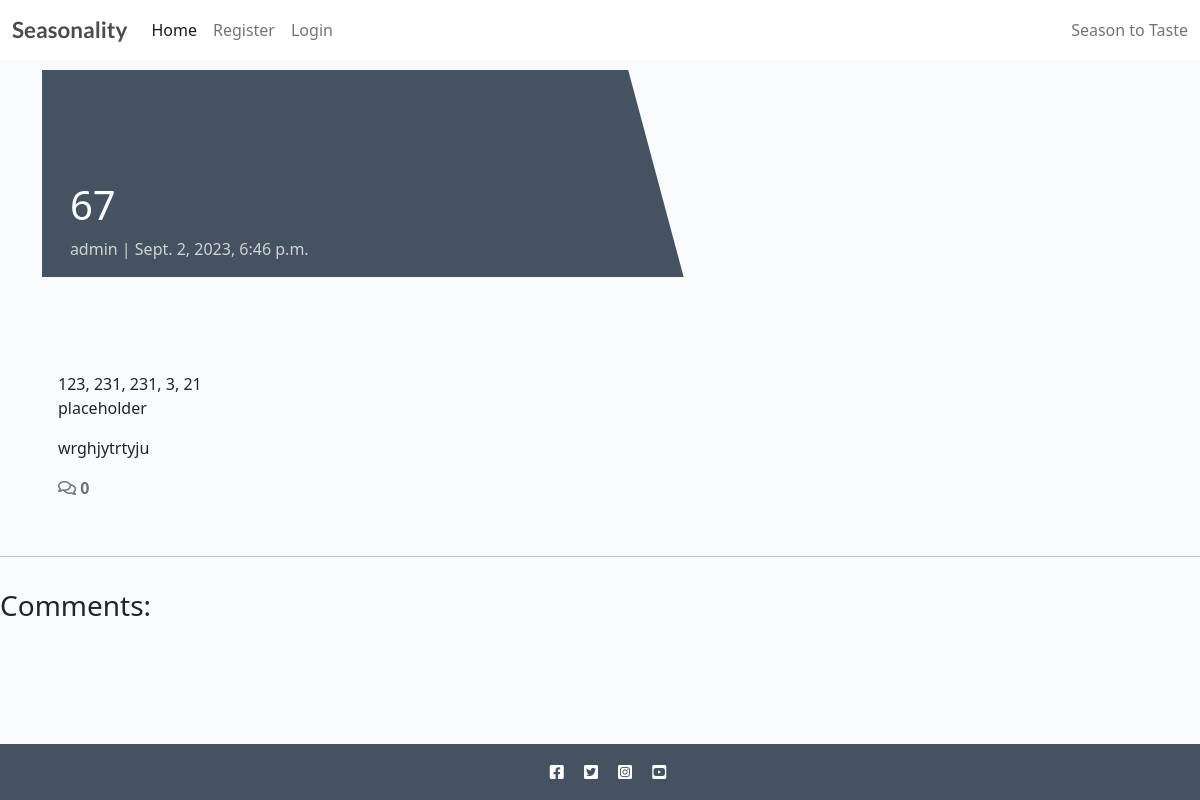
Page /67/ on the earlier database version.
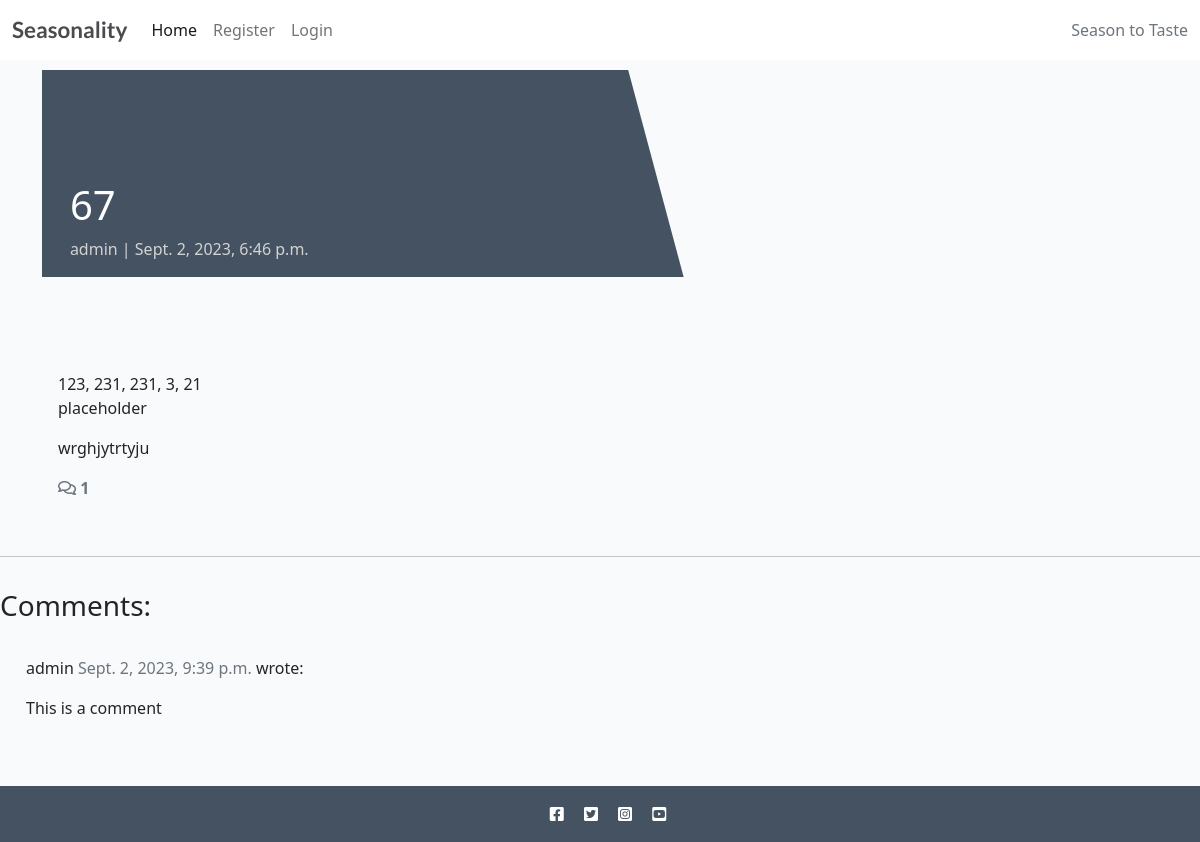
Same page on the later database version.
### recipebook/models.py (models this page shows, shortened)
class Recipe(models.Model):
    title = models.CharField(max_length=200, unique=True)
    slug = models.SlugField(max_length=200, unique=True)
    author = models.ForeignKey(
        User, on_delete=models.CASCADE, related_name="recipes"
    )
    diet = models.ForeignKey(
        Diet, on_delete=models.CASCADE, default=True, null=False)
    season = models.ForeignKey(
        Season, on_delete=models.CASCADE, default=True, null=False)
    featured_image = CloudinaryField('image', default='placeholder')
    updated_on = models.DateTimeField(auto_now=True)
    content = models.TextField()
    created_on = models.DateTimeField(auto_now_add=True)
    status = models.IntegerField(choices=STATUS, default=0)
    ingredients = models.TextField(default='placeholder')
    calories = models.IntegerField(default=0)
    fat = models.IntegerField(default=0)
    protein = models.IntegerField(default=0)
    carbs = models.IntegerField(default=0)
    servs = models.IntegerField(default=0)
    class Meta:
        ordering = ["-created_on"]

class Comment(models.Model):
    recipe = models.ForeignKey(
        Recipe, on_delete=models.CASCADE, related_name="comments"
    )
    name = models.CharField(max_length=80)
    body = models.TextField()
    created_on = models.DateTimeField(auto_now_add=True)
    approved = models.BooleanField(default=True)
    class Meta:
        ordering = ["created_on"]

### recipebook/views.py (the view, shortened to what this page needs)
# urls.py: path('<slug:slug>/', views.RecipeDetail.as_view(), name='recipe_detail'),
class RecipeDetail(View):
    def get(self, request, slug, *args, **kwargs):
        queryset = Recipe.objects.filter(status=1)
        recipe = get_object_or_404(queryset, slug=slug)
        comments = recipe.comments.filter(
            approved=True).order_by("-created_on")
        return render(
            request,
            "recipe_detail.html",
            {
                "recipe": recipe,
                "comments": comments,
                "commented": False,
                "comment_form": CommentForm()
            },
        )

### templates/recipe_detail.html (shortened to what this page needs)
{% extends "base/base.html" %}
{% block content %}
{% load crispy_forms_tags %}
<div class="masthead">
    <div class="container">
        <div class="row g-0">
            <div class="col-md-6 masthead-text">
                <h1 class="recipe-title">{{ recipe.title }}</h1>
                <p class="recipe-subtitle">{{ recipe.author }} | {{ recipe.created_on }}</p>
            </div>
            <div class="d-none d-md-block col-md-6 masthead-image">
            </div>
        </div>
    </div>
</div>
<div class="container">
    <div class="row">
        <div class="col card mb-4  mt-3 left  top">
            <div class="card-body">
                {{ recipe.calories }}, {{ recipe.protein }}, {{ recipe.fat }}, {{ recipe.carbs }}, {{ recipe.servs }}
                <p class="card-text ">
                    {{ recipe.ingredients | safe }}
                </p>
                <p class="card-text ">
                    {{ recipe.content | safe }}
                </p>
                <div class="col-1">
                    {% with comments.count as total_comments %}
                    <strong class="text-secondary"><i class="far fa-comments"></i>
                        {{ total_comments }}</strong>
                    {% endwith %}
                </div>
            </div>
        </div>
    </div>
</div>
<div class="row">
    <div class="col">
        <hr>
    </div>
</div>
<div class="row">
    <div class="col-md-8 card mb-4  mt-3 ">
        <h3>Comments:</h3>
        <div class="card-body">
            {% for comment in comments %}
            <div class="comments" style="padding: 10px;">
                <p class="font-weight-bold">
                    {{ comment.name }}
                    <span class=" text-muted font-weight-normal">
                        {{ comment.created_on }}
                    </span> wrote:
                </p>
                {{ comment.body | linebreaks }}
            </div>
            {% endfor %}
        </div>
    </div>
    <div class="col-md-4 card mb-4  mt-3 ">
        <div class="card-body">
        </div>
    </div>
</div>
{% endblock content %}

### templates/base/base.html (shortened to what this page needs)
{% load static %}
<!DOCTYPE html>
<html class="h-100">
<head>
    <link rel="stylesheet" href="https://cdnjs.cloudflare.com/ajax/libs/font-awesome/5.15.3/css/all.min.css">
    <link href="https://cdn.jsdelivr.net/npm/bootstrap@5.0.1/dist/css/bootstrap.min.css" rel="stylesheet"
>
    <link rel="stylesheet" href="{% static 'css/style.css' %}">
</head>
<body class="d-flex flex-column h-100 main-bg">
    <nav class="navbar navbar-expand-lg navbar-light bg-white">
        <div class="container-fluid">
            <a class="navbar-brand" href="{% url 'home' %}"><span class="brand">Seasonality</a>
            <div class="collapse navbar-collapse" id="navbarText">
                <ul class="navbar-nav me-auto mb-2 mb-lg-0">
                    <li class="nav-item">
                        <a class="nav-link active" aria-current="page" href="{% url 'home' %}">Home</a>
                    </li>
                    {% if user.is_authenticated %}
                        <li class="nav-item">
                            <a class="nav-link" href="{% url 'account_logout' %}">Logout</a>
                        </li>
                    {% else %}
                        <li class="nav-item">
                            <a class="nav-link" href="{% url 'account_signup' %}">Register</a>
                        </li>
                        <li class="nav-item">
                            <a class="nav-link" href="{% url 'account_login' %}">Login</a>
                        </li>
                    {% endif %}
                </ul>
                <span class="navbar-text text-muted">
                    Season to Taste
                </span>
            </div>
        </div>
    </nav>
    <main class="flex-shrink-0 main-bg">
        {% block content %}{% endblock content %}
    </main>
    <footer class="footer mt-auto py-3 dark-bg">
        <p class="m-0 text-center text-white"><i class="fab fa-facebook-square ms-3"></i>
            <i class="fab fa-twitter-square ms-3"></i>
            <i class="fab fa-instagram-square ms-3"></i>
            <i class="fab fa-youtube-square ms-3"></i></p>
    </footer>
</body>
</html>

### static/css/style.css (style rules this page uses)
body { background-color: #F9FAFC; }
.brand { font-family: Lato, sans-serif; font-size: 1.4rem; font-weight: 700; color: #4A4A4F; }
.dark-bg { background-color: #445261; }
.main-bg { background-color: #F9FAFC; }
.card { border: none; background-color: transparent; }
.masthead { margin-top: 10px; overflow: hidden; position: relative; display: inline-block; height: 33vh; width: 100%; }
.masthead-text { background-color: #445261; color: white; position: relative; }
.masthead-image { position: relative; overflow: hidden; }
.masthead-image:after { content: ""; position: absolute; top: 0; right: 90%; height: 100%; width: 150%; background: #445261; -webkit-transform: skew(15deg); -moz-transform: skew(15deg); transform: skew(15deg); z-index: 100; }
.recipe-title { margin-top: 20%; margin-left: 5%; }
.recipe-subtitle { margin-left: 5%; color: lightgray; }

Differences in the rows shown:
added Comment: name "admin", created_on "Sept. 2, 2023, 9:39 p.m.", body "This is a comment"
Other differences:
{{ total_comments }}: "0" → "1"
